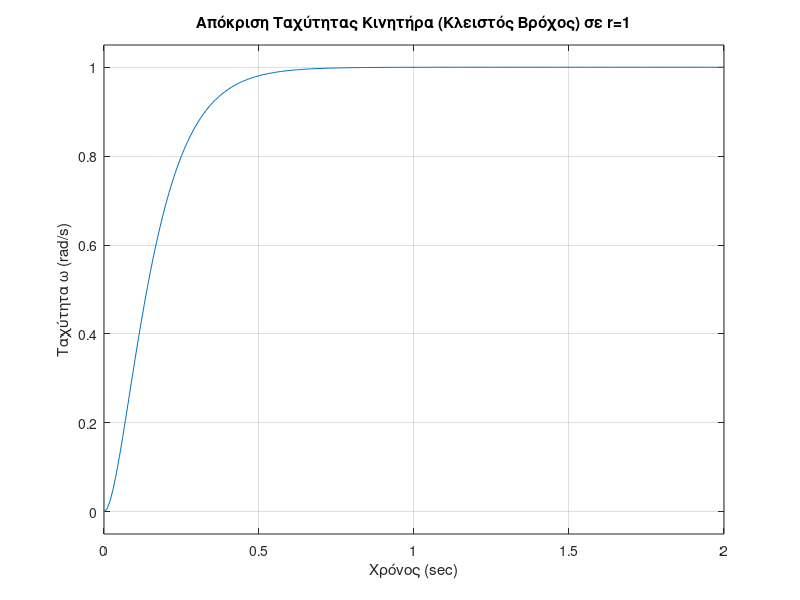

MATLAB code for this plot:
A = [-2, -0.02; 1, -10];
B = [2; 0];
C = [0, 1];
D = 0;
sys_open = ss(A, B, C, D);
P = [-10, -15]; 
K = place(A, B, P);
disp('Ο πίνακας κερδών K είναι:');
disp(K);
A_cl = A - B*K;
kr = -1 / (C * inv(A_cl) * B);
disp('Το κέρδος kr είναι:');
disp(kr);
B_cl = B * kr;
sys_closed = ss(A_cl, B_cl, C, D);
t = 0:0.01:2;
step(sys_closed, t);
title('Απόκριση Ταχύτητας Κινητήρα (Κλειστός Βρόχος) σε r=1');
xlabel('Χρόνος (sec)');
ylabel('Ταχύτητα \omega (rad/s)');
grid on;
